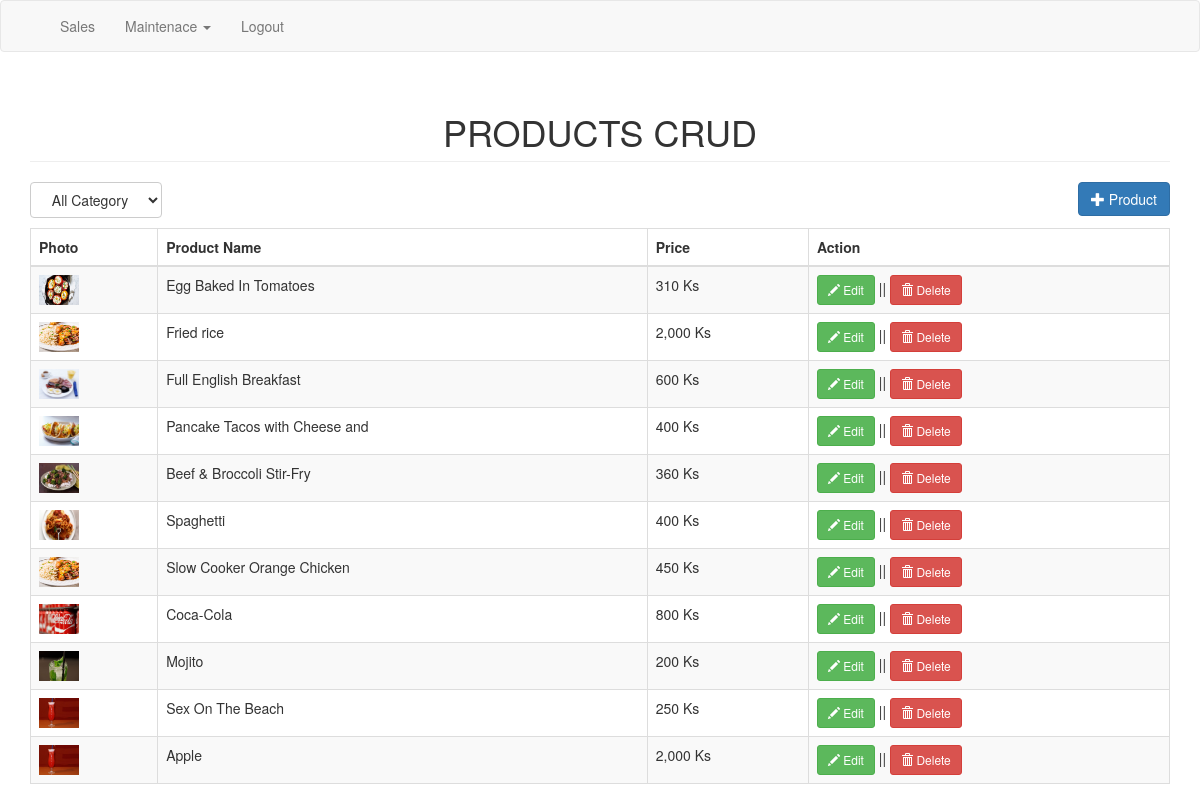
Screenshot of /product.php (signed in) with the database file from the repository.
### tables this page shows
CREATE TABLE `product` (
  `productid` int(11) NOT NULL,
  `categoryid` int(1) NOT NULL,
  `productname` varchar(30) NOT NULL,
  `price` double NOT NULL,
  `photo` varchar(150) NOT NULL
);

### product.php (the view, shortened to what this page needs)
<?php
if(!isset($_SESSION['user'])){
	header("Location:admin.php");
}
else{
include('header1.php'); ?>
<body>
<?php include('navbar1.php'); ?>
<div class="container">
	<h1 class="page-header text-center">PRODUCTS CRUD</h1>
	<div class="row">
		<div class="col-md-12">
			<select id="catList" class="btn btn-default">
			<option value="0">All Category</option>
			</select>
			<a href="#addproduct" data-toggle="modal" class="pull-right btn btn-primary"><span class="glyphicon glyphicon-plus"></span> Product</a>
		</div>
	</div>
	<div style="margin-top:10px;">
		<table class="table table-striped table-bordered">
			<thead>
				<th>Photo</th>
				<th>Product Name</th>
				<th>Price</th>
				<th>Action</th>
			</thead>
			<tbody>
				<?php
					$where = "";
					$sql="select * from product left join category on category.categoryid=product.categoryid $where order by product.categoryid asc, productname asc";
					$query=$conn->query($sql);
					while($row=$query->fetch_array()){
						?>
						<tr>
							<td><a href="<?php if(empty($row['photo'])){echo "upload/noimage.jpg";} else{echo $row['photo'];} ?>"><img src="<?php if(empty($row['photo'])){echo "upload/noimage.jpg";} else{echo $row['photo'];} ?>" height="30px" width="40px"></a></td>
							<td><?php echo $row['productname']; ?></td>
							<td> <?php echo number_format($row['price']) ." Ks"; ?></td>
							<td>
								<a href="#editproduct<?php echo $row['productid']; ?>" data-toggle="modal" class="btn btn-success btn-sm"><span class="glyphicon glyphicon-pencil"></span> Edit</a> || <a href="#deleteproduct<?php echo $row['productid']; ?>" data-toggle="modal" class="btn btn-danger btn-sm"><span class="glyphicon glyphicon-trash"></span> Delete</a>
							</td>
						</tr>
						<?php
					}
				?>
			</tbody>
		</table>
	</div>
</div>
<?php } ?>
</body>
</html>

### header1.php (shortened to what this page needs)
<!DOCTYPE html>
<html>
<head>
	<link rel = "stylesheet" type = "text/css" href="css/style.css">
	<link rel="stylesheet" href="https://maxcdn.bootstrapcdn.com/bootstrap/3.3.7/css/bootstrap.min.css">
	<link rel="stylesheet" href="https://use.fontawesome.com/releases/v5.4.1/css/all.css">
	<link rel="stylesheet" type="text/css" href="js/button.js">
</head>

### navbar1.php (shortened to what this page needs)
<nav class="navbar navbar-default">
  <div class="container">
    <div class="collapse navbar-collapse" id="bs-example-navbar-collapse-1">
      <ul class="nav navbar-nav">
        <li><a href="sales.php">Sales</a></li>
        <li>
          <a href="#" class="dropdown-toggle" data-toggle="dropdown" role="button" aria-haspopup="true"     aria-expanded="false">Maintenace <span class="caret"></span></a>
        </li>
        <li><a href="logout.php">Logout</a></li>
      </ul>
    </div>
  </div>
</nav>

### rows the page displays
product: photo (picture), productname "Egg Baked In Tomatoes", price "310"
product: photo (picture), productname "Fried rice", price "2,000"
product: photo (picture), productname "Full English Breakfast", price "600"
product: photo (picture), productname "Pancake Tacos with Cheese and", price "400"
product: photo (picture), productname "Beef & Broccoli Stir-Fry", price "360"
product: photo (picture), productname "Spaghetti", price "400"
product: photo (picture), productname "Slow Cooker Orange Chicken", price "450"
product: photo (picture), productname "Coca-Cola", price "800"
product: photo (picture), productname "Mojito", price "200"
product: photo (picture), productname "Sex On The Beach", price "250"
product: photo (picture), productname "Apple", price "2,000"
